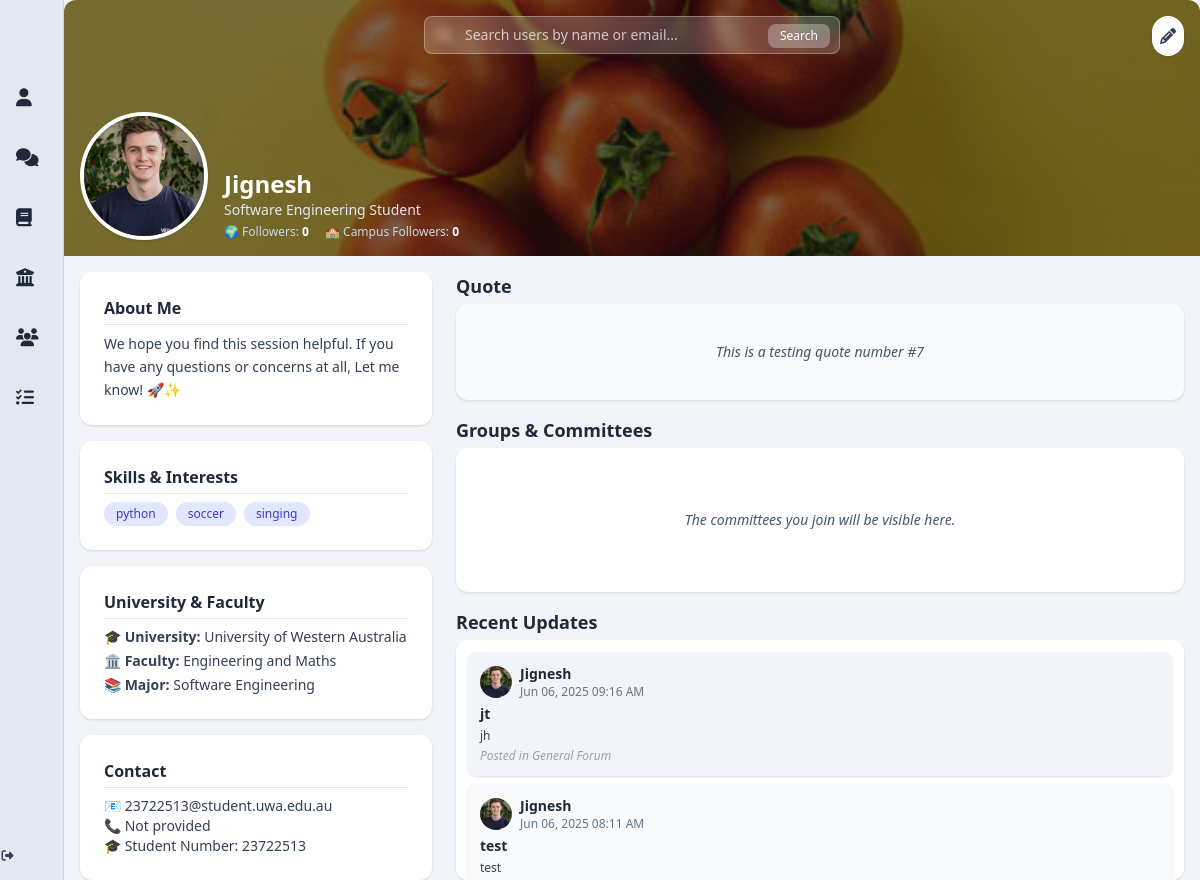
Screenshot of /profile (signed in) with the database file from the repository.
### app/models.py (models this page shows, shortened)
class User(db.Model, UserMixin):
    __tablename__ = 'users'
    id = db.Column(db.Integer, primary_key=True)
    full_name = db.Column(db.String(100), nullable=False)
    email = db.Column(db.String(120), unique=True, nullable=False)
    password_hash = db.Column(db.String(128), nullable=False)
    bio = db.Column(db.Text)
    job_title = db.Column(db.String(100))
    phone = db.Column(db.String(20))
    university = db.Column(db.String(100))
    faculty = db.Column(db.String(100))
    major = db.Column(db.String(100))
    student_number = db.Column(db.String(50))
    quote = db.Column(db.Text)
    skills = db.Column(db.Text)  # NEW: store skills as a comma-separated string
    profile_picture = db.Column(db.String(255))
    cover_picture = db.Column(db.String(255))
    created_at = db.Column(db.DateTime, default=db.func.now())
    committees = db.relationship('Committee', secondary=user_committees, backref='members', lazy='dynamic')
    posts = db.relationship('Post', backref='author', cascade='all, delete-orphan', passive_deletes=True, lazy='dynamic')
    comments = db.relationship('Comment', backref='author', cascade='all, delete-orphan', passive_deletes=True, lazy='dynamic')
    @property
    def skills_list(self):
        return [skill.strip() for skill in self.skills.split(',')] if self.skills else []

class Post(db.Model):
    __tablename__ = 'posts'
    id = db.Column(db.Integer, primary_key=True)
    title = db.Column(db.String(200))
    content = db.Column(db.Text, nullable=False)
    image_url = db.Column(db.String(255))  # uploaded image file path
    created_at = db.Column(db.DateTime, default=db.func.now())
    likes = db.Column(db.Integer, default=0)
    user_id = db.Column(db.Integer, db.ForeignKey('users.id', ondelete='CASCADE', name='fk_posts_user_id'), nullable=False)
    committee_id = db.Column(db.Integer, db.ForeignKey('committees.id', ondelete='SET NULL', name='fk_posts_committee_id'), nullable=True)
    committee = db.relationship('Committee', backref='posts', lazy='joined')
    comments = db.relationship('Comment', backref='post', cascade='all, delete-orphan', passive_deletes=True, lazy='dynamic')

### app/routes.py (the view)
@bp.route('/profile')
@login_required
def profile_landing_page():
    return render_template('profile_landingpage.html', user=current_user, Post=Post)

### app/__init__.py (called while the page is built)
def create_app():
    app = Flask(__name__)
    app.config['SECRET_KEY'] = 'w$$a9#^b2av#m2#jQ$s*G831!!6kgY@'
    app.config['SQLALCHEMY_DATABASE_URI'] = 'sqlite:///app.db'
    db.init_app(app)
    migrate.init_app(app, db)
    login_manager.init_app(app)
    login_manager.login_view = 'routes.index'  # Redirect to this route if not logged in
    from app.models import User
    @login_manager.user_loader
    def load_user(user_id):
        return User.query.get(int(user_id))
    from app.routes import bp as routes_bp
    app.register_blueprint(routes_bp)
    return app

### app/templates/profile_landingpage.html (shortened to what this page needs)
{% extends "base.html" %}
{% block content %}
<div class="relative w-full h-64 bg-slate-300 rounded-t-xl overflow-hidden">
  <img src="{{ user.cover_picture or 'https://images.unsplash.com/photo-1548883151-3b92dbd284dc?q=80&w=3133&auto=format&fit=crop' }}"
       alt="Profile cover"
       class="object-cover w-full h-full" />
  <div class="absolute inset-0 bg-black bg-opacity-50 flex items-end gap-4 p-4">
    <img src="{{ user.profile_picture or 'avatar.png' }}"
         alt="Avatar"
         class="avatar rounded-full border-4 border-white w-32 h-32 object-cover shadow" />
    <div>
      <h1 class="text-2xl font-bold text-white">{{ user.full_name }}</h1>
      <p class="text-sm text-slate-200">{{ user.job_title }}</p>
      <div class="flex gap-4 mt-1 text-xs text-slate-300">
        <p>🌍 Followers: <span class="font-semibold text-white">{{ user.followers_count or 0 }}</span></p>
        <p>🏫 Campus Followers: <span class="font-semibold text-white">{{ user.campus_followers_count or 0 }}</span></p>
      </div>
    </div>
    <a href="{{ url_for('routes.edit_profile') }}"
       class="absolute top-4 right-4 bg-white text-slate-700 rounded-full p-2 shadow hover:bg-indigo-600 hover:text-white transition">
      <i class="fas fa-pencil-alt"></i>
    </a>
  </div>
  <div class="absolute top-4 left-1/2 transform -translate-x-1/2 w-full max-w-md px-4">
    <form action="{{ url_for('routes.search_users') }}" method="GET" class="relative">
      <div class="relative">
        <div class="absolute inset-y-0 left-0 flex items-center pl-3 pointer-events-none">
          <svg class="w-4 h-4 text-white opacity-70" xmlns="http://www.w3.org/2000/svg" fill="none" viewBox="0 0 20 20">
            <path stroke="currentColor" stroke-linecap="round" stroke-linejoin="round" stroke-width="2"
                  d="m19 19-4-4m0-7A7 7 0 1 1 1 8a7 7 0 0 1 14 0Z"/>
          </svg>
        </div>
        <input type="search"
               id="search-users"
               name="query"
               class="block w-full p-2 pl-10 text-sm text-white border border-white/30 rounded-lg bg-white/20 backdrop-blur-sm focus:ring-indigo-400 focus:border-indigo-400 placeholder-white/70 transition"
               placeholder="Search users by name or email..."
               required>
        <button type="submit"
                class="absolute right-2.5 bottom-1.5 bg-white/30 hover:bg-white/40 text-white px-3 py-1 rounded-lg text-xs font-medium transition">
          Search
        </button>
      </div>
    </form>
  </div>
</div>
<div class="max-w-6xl mx-auto mt-4 grid grid-cols-1 md:grid-cols-3 gap-6 px-4">
  <aside class="md:col-span-1 flex flex-col gap-4">
    <div class="bg-white rounded-xl shadow p-6">
      <h3 class="text-md font-semibold text-slate-800 mb-2 border-b border-slate-200 pb-1">About Me</h3>
      <p class="text-sm text-slate-700 leading-relaxed break-words">{{ user.bio or "No bio available." }}</p>
    </div>
    <div class="bg-white rounded-xl shadow p-6">
      <h3 class="text-md font-semibold text-slate-800 mb-2 border-b border-slate-200 pb-1">Skills & Interests</h3>
      {% if user.skills %}
      <div class="flex flex-wrap gap-2">
        {% for skill in user.skills.split(',') %}
        <span class="bg-indigo-100 text-indigo-700 rounded-full px-3 py-1 text-xs font-medium">{{ skill.strip() }}</span>
        {% endfor %}
      </div>
      {% else %}
      <p class="text-sm text-slate-600">No skills added yet.</p>
      {% endif %}
    </div>
    <div class="bg-white rounded-xl shadow p-6">
      <h3 class="text-md font-semibold text-slate-800 mb-2 border-b border-slate-200 pb-1">University & Faculty</h3>
      <ul class="text-sm text-slate-700 space-y-1">
        <li>🎓 <strong>University:</strong> {{ user.university or 'Not specified' }}</li>
        <li>🏛️ <strong>Faculty:</strong> {{ user.faculty or 'Not specified' }}</li>
        <li>📚 <strong>Major:</strong> {{ user.major or 'Not specified' }}</li>
      </ul>
    </div>
    <div class="bg-white rounded-xl shadow p-6">
      <h3 class="text-md font-semibold text-slate-800 mb-2 border-b border-slate-200 pb-1">Contact</h3>
      <p class="text-sm text-slate-700 break-words">📧 {{ user.email }}</p>
      <p class="text-sm text-slate-700 break-words">📞 {{ user.phone or 'Not provided' }}</p>
      <p class="text-sm text-slate-700 break-words">🎓 Student Number: {{ user.student_number or 'Not provided' }}</p>
    </div>
  </aside>
  <main class="md:col-span-2 flex flex-col gap-4">
    <section>
      <h2 class="text-lg font-semibold text-slate-800 mb-1">Quote</h2>
      <div class="bg-slate-50 rounded-xl shadow p-3 h-24 flex items-center justify-center">
        <p class="text-sm text-slate-600 italic text-center">{{ user.quote or "Add a Quote!" }}</p>
      </div>
    </section>
    <section>
      <h2 class="text-lg font-semibold text-slate-800 mb-1">Groups & Committees</h2>
      <div class="bg-white rounded-xl shadow p-3 h-36 overflow-y-auto flex flex-col justify-center">
        {% if user.committees.count() > 0 %}
        <ul class="list-disc list-inside text-sm text-slate-700 space-y-1">
          {% for committee in user.committees %}
          <li class="break-words">{{ committee }}</li>
          {% endfor %}
        </ul>
        {% else %}
        <p class="text-sm text-slate-600 italic text-center">The committees you join will be visible here.</p>
        {% endif %}
      </div>
    </section>
    <section>
      <h2 class="text-lg font-semibold text-slate-800 mb-1">Recent Updates</h2>
      <div class="bg-white rounded-xl shadow p-3 h-60 overflow-y-auto flex flex-col gap-2">
        {% set shades = ['bg-slate-100', 'bg-slate-50', 'bg-slate-50', 'bg-white', 'bg-white'] %}
        {% set posts = user.posts.order_by(Post.created_at.desc()).limit(5).all() %}
        {% if posts %}
          {% for post in posts %}
          {% set idx = loop.index0 %}
          <a href="{{ url_for('routes.post_thread', post_id=post.id) }}" class="block hover:scale-[1.02] transition duration-300">
            <div class="{{ shades[idx] }} rounded-lg p-3 shadow hover:shadow-md transition text-sm">
              <div class="flex items-center gap-2 mb-1">
                <img src="{{ user.profile_picture or 'avatar.png' }}" alt="Avatar" class="rounded-full w-8 h-8 object-cover" />
                <div>
                  <h3 class="font-semibold text-slate-800">{{ user.full_name }}</h3>
                  <p class="text-xs text-slate-500">{{ post.created_at.strftime('%b %d, %Y %I:%M %p') }}</p>
                </div>
              </div>
              {% if post.title %}
              <h4 class="font-semibold text-slate-800 text-sm mb-1">{{ post.title }}</h4>
              {% endif %}
              <p class="text-slate-700 text-xs break-words">{{ post.content }}</p>
              <p class="text-xs text-slate-400 italic mt-1">Posted in General Forum</p>
            </div>
          </a>
          {% endfor %}
        {% else %}
        <div class="text-center text-slate-500 flex items-center justify-center h-full">No posts yet!</div>
        {% endif %}
      </div>
    </section>
  </main>
</div>
{% endblock %}

### rows the page displays
User: cover_picture (picture), profile_picture (picture), full_name "Jignesh", job_title "Software Engineering Student", bio "We hope you find this session helpful. If you have any questions or concerns at all, Let me know! 🚀✨", university "University of Western Australia", faculty "Engineering and Maths", major "Software Engineering", email "23722513@student.uwa.edu.au", phone "Not provided", student_number "23722513", quote "This is a testing quote number #7"
Post: profile_picture (picture), created_at "Jun 06, 2025 09:16 AM", title "jt", content "jh"
Post: profile_picture (picture), created_at "Jun 06, 2025 08:11 AM", title "test", content "test"

### other values shown
{{ user.followers_count or 0 }} "0"
{{ user.campus_followers_count or 0 }} "0"
{{ skill.strip() }} "python" "soccer" "singing"
